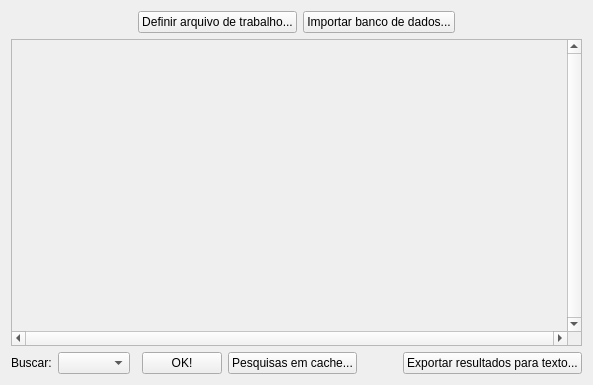
<?xml version="1.0" encoding="UTF-8"?>
<ui version="4.0">
 <class>frmMainWindow</class>
 <widget class="QWidget" name="frmMainWindow">
  <property name="geometry">
   <rect>
    <x>0</x>
    <y>0</y>
    <width>502</width>
    <height>385</height>
   </rect>
  </property>
  <property name="windowTitle">
   <string>Motor de busca de banco de dados - por amg1127</string>
  </property>
  <layout class="QVBoxLayout" name="verticalLayout">
   <item>
    <layout class="QHBoxLayout" name="horizontalLayout">
     <item>
      <spacer name="horizontalSpacer">
       <property name="orientation">
        <enum>Qt::Horizontal</enum>
       </property>
       <property name="sizeHint" stdset="0">
        <size>
         <width>40</width>
         <height>20</height>
        </size>
       </property>
      </spacer>
     </item>
     <item>
      <widget class="QPushButton" name="btnDefinirArquivoTrab">
       <property name="text">
        <string>Definir arquivo de trabalho...</string>
       </property>
      </widget>
     </item>
     <item>
      <widget class="QPushButton" name="btnImportarBancoDeDados">
       <property name="text">
        <string>Importar banco de dados...</string>
       </property>
      </widget>
     </item>
     <item>
      <spacer name="horizontalSpacer_2">
       <property name="orientation">
        <enum>Qt::Horizontal</enum>
       </property>
       <property name="sizeHint" stdset="0">
        <size>
         <width>40</width>
         <height>20</height>
        </size>
       </property>
      </spacer>
     </item>
    </layout>
   </item>
   <item>
    <widget class="QScrollArea" name="frmResultados">
     <property name="verticalScrollBarPolicy">
      <enum>Qt::ScrollBarAlwaysOn</enum>
     </property>
     <property name="horizontalScrollBarPolicy">
      <enum>Qt::ScrollBarAlwaysOn</enum>
     </property>
     <property name="widgetResizable">
      <bool>true</bool>
     </property>
     <widget class="QWidget" name="scrollAreaWidgetContents">
      <property name="geometry">
       <rect>
        <x>0</x>
        <y>0</y>
        <width>471</width>
        <height>296</height>
       </rect>
      </property>
     </widget>
    </widget>
   </item>
   <item>
    <layout class="QHBoxLayout" name="horizontalLayout_2">
     <item>
      <widget class="QLabel" name="lblBuscar">
       <property name="text">
        <string>Buscar:</string>
       </property>
      </widget>
     </item>
     <item>
      <widget class="QComboBox" name="cmbTipoDadoEntrada"/>
     </item>
     <item>
      <widget class="QWidget" name="frmDadoEntrada" native="true">
       <property name="sizePolicy">
        <sizepolicy hsizetype="MinimumExpanding" vsizetype="Preferred">
         <horstretch>0</horstretch>
         <verstretch>0</verstretch>
        </sizepolicy>
       </property>
      </widget>
     </item>
     <item>
      <widget class="QPushButton" name="btnBuscar">
       <property name="text">
        <string>OK!</string>
       </property>
      </widget>
     </item>
     <item>
      <widget class="QPushButton" name="btnPesquisas">
       <property name="text">
        <string>Pesquisas em cache...</string>
       </property>
      </widget>
     </item>
     <item>
      <spacer name="horizontalSpacer_3">
       <property name="orientation">
        <enum>Qt::Horizontal</enum>
       </property>
       <property name="sizeType">
        <enum>QSizePolicy::MinimumExpanding</enum>
       </property>
       <property name="sizeHint" stdset="0">
        <size>
         <width>40</width>
         <height>20</height>
        </size>
       </property>
      </spacer>
     </item>
     <item>
      <widget class="QPushButton" name="btnExportarResu">
       <property name="text">
        <string>Exportar resultados para texto...</string>
       </property>
      </widget>
     </item>
    </layout>
   </item>
  </layout>
 </widget>
 <layoutdefault spacing="6" margin="11"/>
 <resources/>
 <connections/>
</ui>
